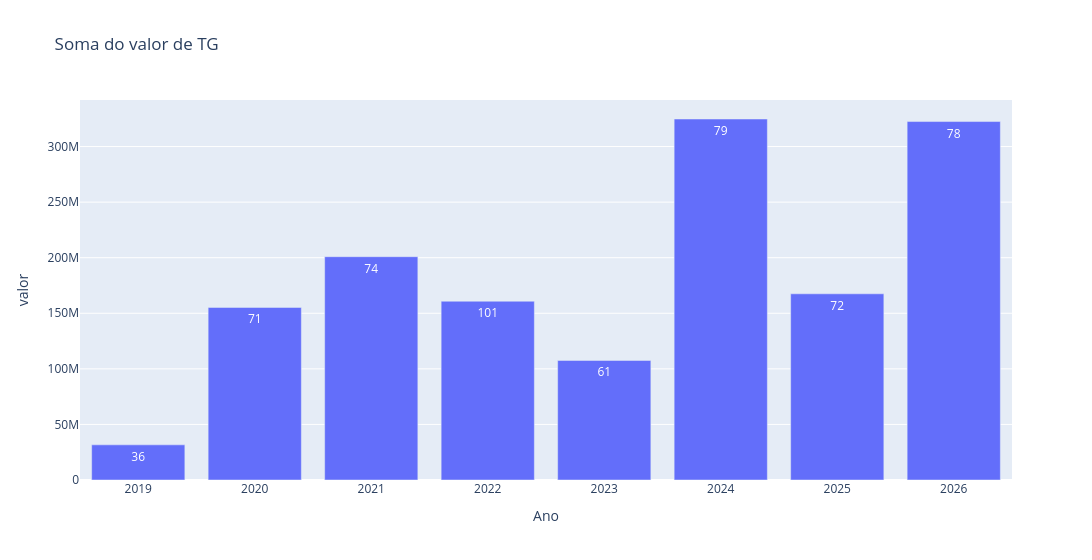
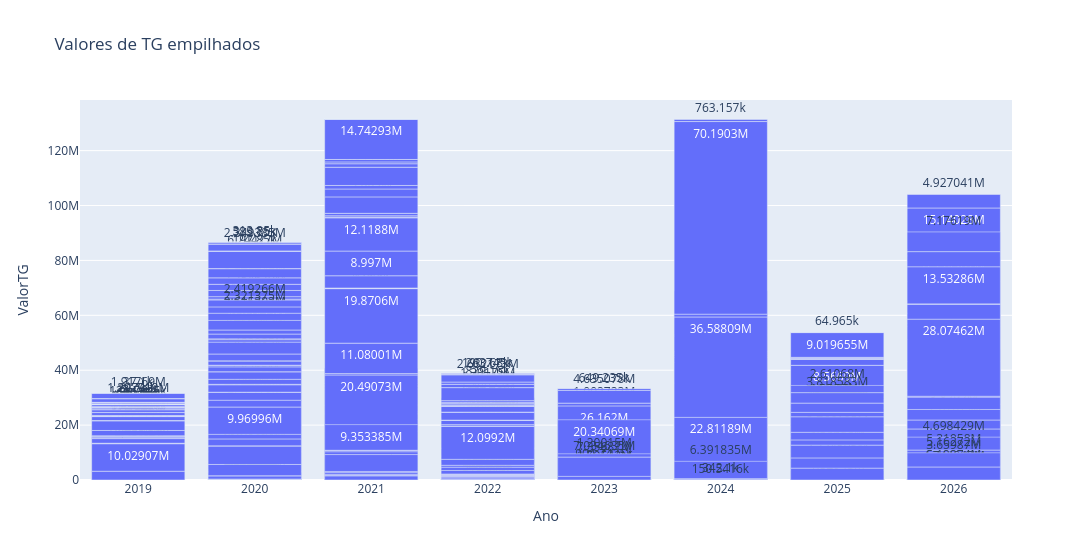

Notebook code for these charts, in order:
### Markdown cell above
# Total de perdimentos por ano (e dividido por TG)

### Code cell
g.FigTotalTGPorAno()

### Figure 1 — Plotly figure (JSON) as saved in the notebook; plotly's stock layout.template omitted (floating-point values rounded to 4 significant figures)
{"data": [{"hovertemplate": "Ano=%{x}<br>valor=%{y}<br>qtde=%{text}<extra></extra>", "legendgroup": "", "marker": {"color": "#636efa", "pattern": {"shape": ""}}, "name": "", "orientation": "v", "showlegend": false, "text": [36.0, 71.0, 74.0, 101.0, 61.0, 79.0, 72.0, 78.0], "textposition": "auto", "type": "bar", "x": [2019, 2020, 2021, 2022, 2023, 2024, 2025, 2026], "xaxis": "x", "y": [31640000.0, 155300000.0, 200900000.0, 160800000.0, 107600000.0, 324800000.0, 167500000.0, 322500000.0], "yaxis": "y"}], "layout": {"barmode": "relative", "legend": {"tracegroupgap": 0}, "title": {"text": "Soma do valor de TG"}, "width": 1100, "xaxis": {"anchor": "y", "domain": [0, 1], "title": {"text": "Ano"}}, "yaxis": {"anchor": "x", "domain": [0, 1], "title": {"text": "valor"}}}}

### Figure 2 — Plotly figure (JSON) as saved in the notebook; plotly's stock layout.template omitted (floating-point values rounded to 4 significant figures; data arrays with more than 128 entries replaced by an {"elided": "..."} marker saying what was removed)
{"data": [{"alignmentgroup": "True", "hovertemplate": "Ano=%{x}<br>ValorTG=%{y}<br>Ficha=%{text}<extra></extra>", "legendgroup": "", "marker": {"color": "#636efa", "pattern": {"shape": ""}}, "name": "", "offsetgroup": "", "orientation": "v", "showlegend": false, "text": {"elided": "572 float values"}, "textposition": "auto", "texttemplate": "%{y}", "type": "bar", "x": {"elided": "572 int values"}, "xaxis": "x", "y": {"elided": "572 float values"}, "yaxis": "y"}], "layout": {"barmode": "group", "legend": {"tracegroupgap": 0}, "title": {"text": "Valores de TG empilhados"}, "width": 1100, "xaxis": {"anchor": "y", "domain": [0, 1], "title": {"text": "Ano"}}, "yaxis": {"anchor": "x", "domain": [0, 1], "title": {"text": "ValorTG"}}}}
